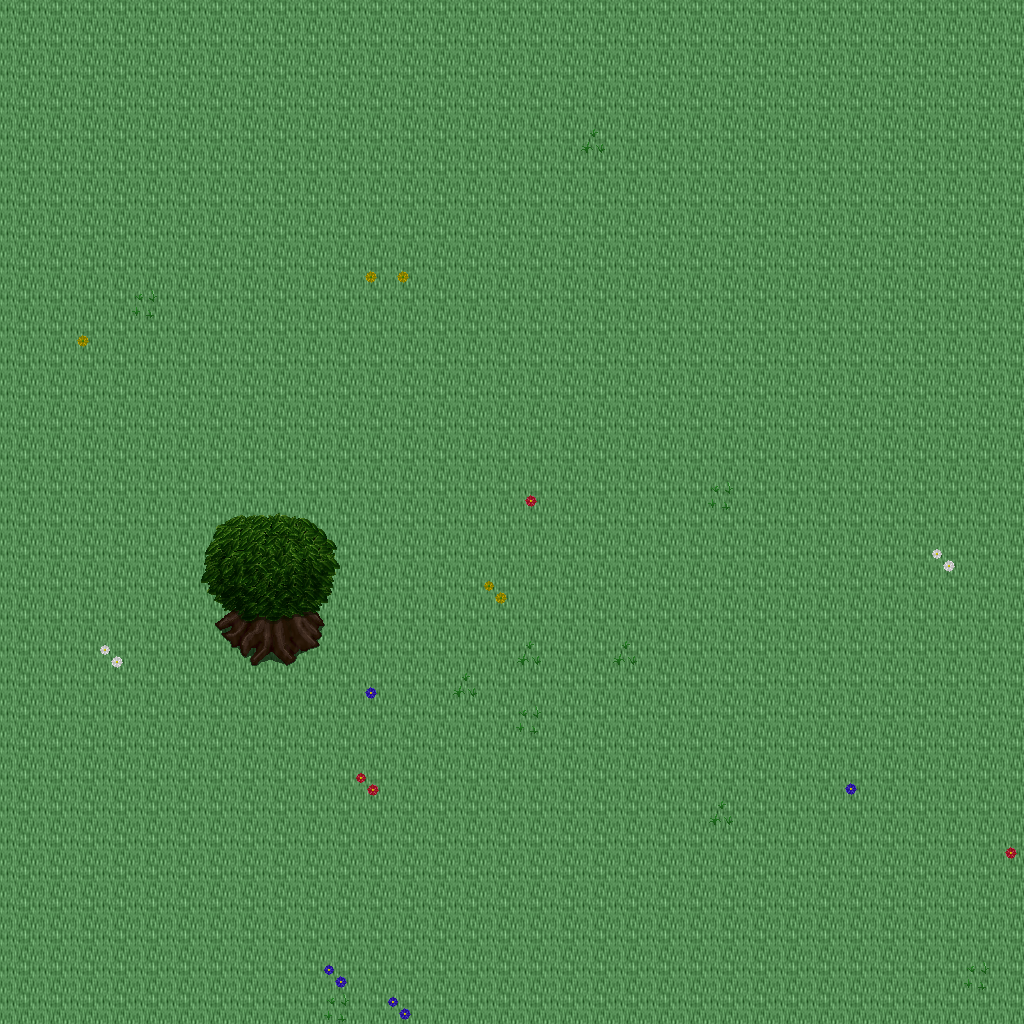

Below is a game level as drawn by its tile map, then a one-line description and the .tmx that defines it (tile-layer data replaced by summaries):
An orthogonal 32x32 tile map with 32x32 px tiles, 5 tile layers (Ground, Objects, Objects2, Above, ...), 1 hidden layer not drawn, 28 tilesets.

<map version="1.10" tiledversion="1.11.0" orientation="orthogonal" renderorder="right-down" width="32" height="32" tilewidth="32" tileheight="32" infinite="0" nextlayerid="11" nextobjectid="1">
 <tileset firstgid="1" name="ground_ground" tilewidth="32" tileheight="32" tilecount="33" columns="3">
  <image source="../drawable/ground_ground.png" width="96" height="352" />
 </tileset>
 <tileset firstgid="34" name="ground_water_pool" tilewidth="32" tileheight="32" tilecount="72" columns="3">
  <image source="../drawable/ground_water_pool.png" width="96" height="768" />
 </tileset>
 <tileset firstgid="106" name="plant_flower_daisy_red" tilewidth="32" tileheight="32" tilecount="8" columns="2">
  <image source="../drawable/plant_flower_daisy_red.png" width="64" height="128" />
 </tileset>
 <tileset firstgid="114" name="plant_flower_daisy_white" tilewidth="32" tileheight="32" tilecount="8" columns="2">
  <image source="../drawable/plant_flower_daisy_white.png" width="64" height="128" />
 </tileset>
 <tileset firstgid="122" name="plant_flower_daisy_yellow" tilewidth="32" tileheight="32" tilecount="8" columns="2">
  <image source="../drawable/plant_flower_daisy_yellow.png" width="64" height="128" />
 </tileset>
 <tileset firstgid="130" name="plant_flower_daisy_blue" tilewidth="32" tileheight="32" tilecount="8" columns="2">
  <image source="../drawable/plant_flower_daisy_blue.png" width="64" height="128" />
 </tileset>
 <tileset firstgid="138" name="plant_grasses" tilewidth="32" tileheight="32" tilecount="6" columns="3">
  <image source="../drawable/plant_grasses.png" width="96" height="64" />
 </tileset>
 <tileset firstgid="144" name="plant_tree_tree_darkgreen" tilewidth="32" tileheight="32" tilecount="88" columns="8">
  <image source="../drawable/plant_tree_tree_darkgreen.png" width="256" height="352" />
 </tileset>
 <tileset firstgid="232" name="ground_grass_edges" tilewidth="32" tileheight="32" tilecount="36" columns="12">
  <image source="../drawable/ground_grass_edges.png" width="384" height="96" />
 </tileset>
 <tileset firstgid="268" name="ground_grass_corners" tilewidth="32" tileheight="32" tilecount="24" columns="6">
  <image source="../drawable/ground_grass_corners.png" width="192" height="128" />
 </tileset>
 <tileset firstgid="292" name="furniture_table_long_side_on_pale" tilewidth="32" tileheight="32" tilecount="3" columns="3">
  <image source="../drawable/furniture_table_long_side_on_pale.png" width="96" height="32" />
 </tileset>
 <tileset firstgid="295" name="plant_stump_stump_brown" tilewidth="32" tileheight="32" tilecount="4" columns="2">
  <image source="../drawable/plant_stump_stump_brown.png" width="64" height="64" />
 </tileset>
 <tileset firstgid="299" name="item_sign_large" tilewidth="32" tileheight="32" tilecount="15" columns="5">
  <image source="../drawable/item_sign_large.png" width="160" height="96" />
 </tileset>
 <tileset firstgid="314" name="plant_stump_small_stump" tilewidth="32" tileheight="32" tilecount="4" columns="2">
  <image source="../drawable/plant_stump_small_stump.png" width="64" height="64" />
 </tileset>
 <tileset firstgid="318" name="building_wall_bricked_edges" tilewidth="32" tileheight="32" tilecount="25" columns="5">
  <image source="../drawable/building_wall_bricked_edges.png" width="160" height="160" />
 </tileset>
 <tileset firstgid="343" name="logic_creature_orc" tilewidth="32" tileheight="32" tilecount="6" columns="6">
  <image source="../drawable/logic_creature_orc.png" width="192" height="32" />
 </tileset>
 <tileset firstgid="349" name="logic_creature_animal" tilewidth="32" tileheight="32" tilecount="32" columns="8">
  <image source="../drawable/logic_creature_animal.png" width="256" height="128" />
 </tileset>
 <tileset firstgid="381" name="logic_item_resources" tilewidth="32" tileheight="32" tilecount="6" columns="6">
  <image source="../drawable/logic_item_resources.png" width="192" height="32" />
 </tileset>
 <tileset firstgid="387" name="logic_creature_golem" tilewidth="32" tileheight="32" tilecount="4" columns="4">
  <image source="../drawable/logic_creature_golem.png" width="128" height="32" />
 </tileset>
 <tileset firstgid="391" name="logic_collision" tilewidth="32" tileheight="32" tilecount="1" columns="1">
  <image source="../drawable/logic_collision.png" width="32" height="32" />
 </tileset>
 <tileset firstgid="392" name="object_boat" tilewidth="32" tileheight="32" tilecount="42" columns="6">
  <image source="../drawable/object_boat.png" width="192" height="224" />
 </tileset>
 <tileset firstgid="434" name="furniture_table_long_front_on_pale" tilewidth="32" tileheight="32" tilecount="3" columns="1">
  <image source="../drawable/furniture_table_long_front_on_pale.png" width="32" height="96" />
 </tileset>
 <tileset firstgid="437" name="ground_green_paving" tilewidth="32" tileheight="32" tilecount="18" columns="3">
  <image source="../drawable/ground_green_paving.png" width="96" height="192" />
 </tileset>
 <tileset firstgid="455" name="logic_protection" tilewidth="32" tileheight="32" tilecount="2" columns="2">
  <image source="../drawable/logic_protection.png" width="64" height="32" />
 </tileset>
 <tileset firstgid="457" name="furniture_bed_double_peach" tilewidth="32" tileheight="32" tilecount="8" columns="2">
  <image source="../drawable/furniture_bed_double_peach.png" width="64" height="128" />
 </tileset>
 <tileset firstgid="465" name="furniture_bed_double_red" tilewidth="32" tileheight="32" tilecount="8" columns="2">
  <image source="../drawable/furniture_bed_double_red.png" width="64" height="128" />
 </tileset>
 <tileset firstgid="473" name="logic_creature_undead_skeleton" tilewidth="32" tileheight="32" tilecount="6" columns="6">
  <image source="../drawable/logic_creature_undead_skeleton.png" width="192" height="32" />
 </tileset>
 <tileset firstgid="479" name="logic_creature_undead_specter" tilewidth="32" tileheight="32" tilecount="6" columns="6">
  <image source="../drawable/logic_creature_undead_specter.png" width="192" height="32" />
 </tileset>
 <layer id="1" name="Ground" width="32" height="32">
  <data>[1024 cells, 1024 non-empty, 1 distinct tile ids]</data>
 </layer>
 <layer id="2" name="Objects" width="32" height="32">
  <data>[1024 cells, 28 non-empty, 14 distinct tile ids]</data>
 </layer>
 <layer id="3" name="Objects2" width="32" height="32">
  <data>[1024 cells, 0 non-empty, 0 distinct tile ids]</data>
 </layer>
 <layer id="4" name="Above" width="32" height="32">
  <data>[1024 cells, 18 non-empty, 18 distinct tile ids]</data>
 </layer>
 <layer id="5" name="Above2" width="32" height="32">
  <data>[1024 cells, 0 non-empty, 0 distinct tile ids]</data>
 </layer>
 <layer id="6" name="Walkable" width="32" height="32" visible="0">
  <data>[1024 cells, 6 non-empty, 1 distinct tile ids]</data>
 </layer>
 <objectgroup id="7" name="Mapevents" />
 <objectgroup id="8" name="Spawn" />
 <objectgroup id="9" name="Keys" />
 <objectgroup id="10" name="Replace" />
</map>
